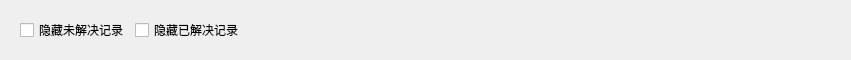
        <widget class="QWidget" name="widget_records_query_middle" native="true">
         <property name="minimumSize">
          <size>
           <width>0</width>
           <height>60</height>
          </size>
         </property>
         <property name="maximumSize">
          <size>
           <width>16777215</width>
           <height>60</height>
          </size>
         </property>
         <property name="styleSheet">
          <string notr="true"/>
         </property>
         <layout class="QHBoxLayout" name="horizontalLayout_36">
          <property name="leftMargin">
           <number>11</number>
          </property>
          <property name="topMargin">
           <number>0</number>
          </property>
          <property name="rightMargin">
           <number>11</number>
          </property>
          <property name="bottomMargin">
           <number>0</number>
          </property>
          <item>
           <widget class="QWidget" name="widget_information_feedback_if_solved_4" native="true">
            <property name="styleSheet">
             <string notr="true"/>
            </property>
            <layout class="QHBoxLayout" name="horizontalLayout_37">
             <property name="topMargin">
              <number>0</number>
             </property>
             <property name="bottomMargin">
              <number>0</number>
             </property>
             <item>
              <widget class="QWidget" name="widget_information_feedback_if_solved_5" native="true">
               <layout class="QHBoxLayout" name="horizontalLayout_38">
                <property name="leftMargin">
                 <number>0</number>
                </property>
                <property name="topMargin">
                 <number>0</number>
                </property>
                <property name="rightMargin">
                 <number>0</number>
                </property>
                <property name="bottomMargin">
                 <number>0</number>
                </property>
                <item>
                 <widget class="QCheckBox" name="checkBox_hide_unresolved_records">
                  <property name="text">
                   <string>隐藏未解决记录</string>
                  </property>
                 </widget>
                </item>
                <item>
                 <widget class="QCheckBox" name="checkBox_hide_solved_records">
                  <property name="text">
                   <string>隐藏已解决记录</string>
                  </property>
                 </widget>
                </item>
                <item>
                 <widget class="QGroupBox" name="groupBox_information_feedback_if_solved_2">
                  <property name="styleSheet">
                   <string notr="true">
border: 0px ;</string>
                  </property>
                  <property name="title">
                   <string/>
                  </property>
                  <layout class="QHBoxLayout" name="horizontalLayout_39">
                   <item>
                    <spacer name="horizontalSpacer_59">
                     <property name="orientation">
                      <enum>Qt::Horizontal</enum>
                     </property>
                     <property name="sizeHint" stdset="0">
                      <size>
                       <width>563</width>
                       <height>20</height>
                      </size>
                     </property>
                    </spacer>
                   </item>
                  </layout>
                 </widget>
                </item>
               </layout>
              </widget>
             </item>
            </layout>
           </widget>
          </item>
         </layout>
        </widget>
